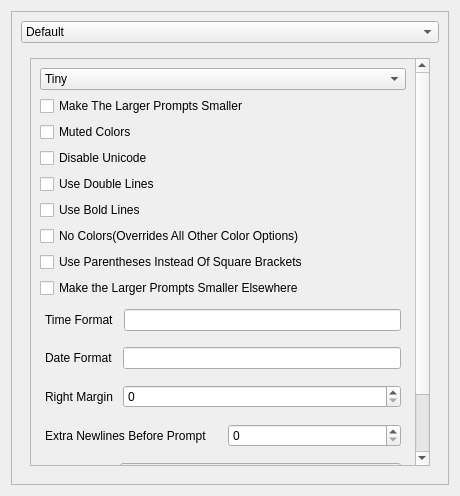
<?xml version="1.0" encoding="UTF-8"?>
<ui version="4.0">
 <class>PromptTab</class>
 <widget class="QWidget" name="PromptTab">
  <property name="geometry">
   <rect>
    <x>0</x>
    <y>0</y>
    <width>460</width>
    <height>496</height>
   </rect>
  </property>
  <property name="windowTitle">
   <string>Form</string>
  </property>
  <layout class="QVBoxLayout" name="verticalLayout">
   <item>
    <widget class="QScrollArea" name="scrollArea">
     <property name="frameShape">
      <enum>QFrame::StyledPanel</enum>
     </property>
     <property name="frameShadow">
      <enum>QFrame::Plain</enum>
     </property>
     <property name="verticalScrollBarPolicy">
      <enum>Qt::ScrollBarAsNeeded</enum>
     </property>
     <property name="widgetResizable">
      <bool>true</bool>
     </property>
     <widget class="QWidget" name="scrollAreaWidgetContents">
      <property name="geometry">
       <rect>
        <x>0</x>
        <y>0</y>
        <width>440</width>
        <height>476</height>
       </rect>
      </property>
      <layout class="QVBoxLayout" name="verticalLayout_2">
       <item>
        <widget class="QComboBox" name="comboBox_SelectPromptProvider">
         <property name="toolTip">
          <string>&lt;html&gt;&lt;head/&gt;&lt;body&gt;&lt;p&gt;Change what gives you your prompt.&lt;/p&gt;&lt;p&gt;Default - Use what prompt you had before.&lt;/p&gt;&lt;p&gt;Fancy Prompt - Uses the MX Fancy Prompt utility&lt;/p&gt;&lt;/body&gt;&lt;/html&gt;</string>
         </property>
         <item>
          <property name="text">
           <string>Default</string>
          </property>
         </item>
         <item>
          <property name="text">
           <string>Fancy Prompt</string>
          </property>
         </item>
         <item>
          <property name="text">
           <string>Custom</string>
          </property>
         </item>
        </widget>
       </item>
       <item>
        <widget class="QStackedWidget" name="stackedWidget">
         <property name="currentIndex">
          <number>0</number>
         </property>
         <widget class="QWidget" name="page_FancyPrompts">
          <layout class="QVBoxLayout" name="verticalLayout_3">
           <item>
            <widget class="QScrollArea" name="scrollArea_2">
             <property name="widgetResizable">
              <bool>true</bool>
             </property>
             <widget class="QWidget" name="scrollAreaWidgetContents_2">
              <property name="geometry">
               <rect>
                <x>0</x>
                <y>0</y>
                <width>388</width>
                <height>568</height>
               </rect>
              </property>
              <layout class="QVBoxLayout" name="verticalLayout_6">
               <item>
                <widget class="QComboBox" name="comboBox_SelectFancyPrompt">
                 <item>
                  <property name="text">
                   <string>Tiny</string>
                  </property>
                 </item>
                 <item>
                  <property name="text">
                   <string>Std</string>
                  </property>
                 </item>
                 <item>
                  <property name="text">
                   <string>Color</string>
                  </property>
                 </item>
                 <item>
                  <property name="text">
                   <string>Gentoo</string>
                  </property>
                 </item>
                 <item>
                  <property name="text">
                   <string>Dir</string>
                  </property>
                 </item>
                 <item>
                  <property name="text">
                   <string>Med</string>
                  </property>
                 </item>
                 <item>
                  <property name="text">
                   <string>Narrow</string>
                  </property>
                 </item>
                 <item>
                  <property name="text">
                   <string>Wide</string>
                  </property>
                 </item>
                 <item>
                  <property name="text">
                   <string>Fancy</string>
                  </property>
                 </item>
                 <item>
                  <property name="text">
                   <string>Zee</string>
                  </property>
                 </item>
                 <item>
                  <property name="text">
                   <string>Date</string>
                  </property>
                 </item>
                 <item>
                  <property name="text">
                   <string>Curl</string>
                  </property>
                 </item>
                </widget>
               </item>
               <item>
                <widget class="QCheckBox" name="checkBox_CompactLargePrompts">
                 <property name="text">
                  <string>Make The Larger Prompts Smaller</string>
                 </property>
                </widget>
               </item>
               <item>
                <widget class="QCheckBox" name="checkBox_MutedColors">
                 <property name="text">
                  <string>Muted Colors</string>
                 </property>
                </widget>
               </item>
               <item>
                <widget class="QCheckBox" name="checkBox_DisableUnicode">
                 <property name="text">
                  <string>Disable Unicode</string>
                 </property>
                </widget>
               </item>
               <item>
                <widget class="QCheckBox" name="checkBox_DoubleLines">
                 <property name="text">
                  <string>Use Double Lines</string>
                 </property>
                </widget>
               </item>
               <item>
                <widget class="QCheckBox" name="checkBox_BoldLines">
                 <property name="text">
                  <string>Use Bold Lines</string>
                 </property>
                </widget>
               </item>
               <item>
                <widget class="QCheckBox" name="checkBox_NoColor">
                 <property name="text">
                  <string>No Colors(Overrides All Other Color Options)</string>
                 </property>
                </widget>
               </item>
               <item>
                <widget class="QCheckBox" name="checkBox_ParensInstead">
                 <property name="text">
                  <string>Use Parentheses Instead Of Square Brackets</string>
                 </property>
                </widget>
               </item>
               <item>
                <widget class="QCheckBox" name="checkBox_CompactLargePrompts2">
                 <property name="text">
                  <string>Make the Larger Prompts Smaller Elsewhere</string>
                 </property>
                </widget>
               </item>
               <item>
                <layout class="QHBoxLayout" name="horizontalLayout_5">
                 <property name="spacing">
                  <number>10</number>
                 </property>
                 <property name="leftMargin">
                  <number>5</number>
                 </property>
                 <property name="topMargin">
                  <number>5</number>
                 </property>
                 <property name="rightMargin">
                  <number>5</number>
                 </property>
                 <property name="bottomMargin">
                  <number>5</number>
                 </property>
                 <item>
                  <widget class="QLabel" name="label_5">
                   <property name="text">
                    <string>Time Format</string>
                   </property>
                  </widget>
                 </item>
                 <item>
                  <widget class="QLineEdit" name="lineEdit_TimeFormatText"/>
                 </item>
                </layout>
               </item>
               <item>
                <layout class="QHBoxLayout" name="horizontalLayout">
                 <property name="spacing">
                  <number>10</number>
                 </property>
                 <property name="leftMargin">
                  <number>5</number>
                 </property>
                 <property name="topMargin">
                  <number>5</number>
                 </property>
                 <property name="rightMargin">
                  <number>5</number>
                 </property>
                 <property name="bottomMargin">
                  <number>5</number>
                 </property>
                 <item>
                  <widget class="QLabel" name="label">
                   <property name="text">
                    <string>Date Format</string>
                   </property>
                  </widget>
                 </item>
                 <item>
                  <widget class="QLineEdit" name="lineEdit_DateFormatText"/>
                 </item>
                </layout>
               </item>
               <item>
                <layout class="QHBoxLayout" name="horizontalLayout_2">
                 <property name="spacing">
                  <number>10</number>
                 </property>
                 <property name="leftMargin">
                  <number>5</number>
                 </property>
                 <property name="topMargin">
                  <number>5</number>
                 </property>
                 <property name="rightMargin">
                  <number>5</number>
                 </property>
                 <property name="bottomMargin">
                  <number>5</number>
                 </property>
                 <item>
                  <widget class="QLabel" name="label_2">
                   <property name="sizePolicy">
                    <sizepolicy hsizetype="Minimum" vsizetype="Preferred">
                     <horstretch>0</horstretch>
                     <verstretch>0</verstretch>
                    </sizepolicy>
                   </property>
                   <property name="text">
                    <string>Right Margin</string>
                   </property>
                  </widget>
                 </item>
                 <item>
                  <widget class="QSpinBox" name="spinBox_RightMargin">
                   <property name="sizePolicy">
                    <sizepolicy hsizetype="Expanding" vsizetype="Fixed">
                     <horstretch>0</horstretch>
                     <verstretch>0</verstretch>
                    </sizepolicy>
                   </property>
                  </widget>
                 </item>
                </layout>
               </item>
               <item>
                <layout class="QHBoxLayout" name="horizontalLayout_3">
                 <property name="spacing">
                  <number>10</number>
                 </property>
                 <property name="leftMargin">
                  <number>5</number>
                 </property>
                 <property name="topMargin">
                  <number>5</number>
                 </property>
                 <property name="rightMargin">
                  <number>5</number>
                 </property>
                 <property name="bottomMargin">
                  <number>5</number>
                 </property>
                 <item>
                  <widget class="QLabel" name="label_3">
                   <property name="text">
                    <string>Extra Newlines Before Prompt</string>
                   </property>
                  </widget>
                 </item>
                 <item>
                  <widget class="QSpinBox" name="spinBox_ExtraNewlinesBeforePrompt"/>
                 </item>
                </layout>
               </item>
               <item>
                <layout class="QHBoxLayout" name="horizontalLayout_4">
                 <property name="spacing">
                  <number>10</number>
                 </property>
                 <property name="leftMargin">
                  <number>5</number>
                 </property>
                 <property name="topMargin">
                  <number>5</number>
                 </property>
                 <property name="rightMargin">
                  <number>5</number>
                 </property>
                 <property name="bottomMargin">
                  <number>5</number>
                 </property>
                 <item>
                  <widget class="QLabel" name="label_4">
                   <property name="text">
                    <string>Prompt Text</string>
                   </property>
                  </widget>
                 </item>
                 <item>
                  <widget class="QLineEdit" name="lineEdit_PromptText"/>
                 </item>
                </layout>
               </item>
               <item>
                <layout class="QHBoxLayout" name="horizontalLayout_7">
                 <property name="spacing">
                  <number>10</number>
                 </property>
                 <property name="leftMargin">
                  <number>5</number>
                 </property>
                 <property name="topMargin">
                  <number>5</number>
                 </property>
                 <property name="rightMargin">
                  <number>5</number>
                 </property>
                 <property name="bottomMargin">
                  <number>5</number>
                 </property>
                 <item>
                  <widget class="QLabel" name="label_7">
                   <property name="text">
                    <string>Title Text</string>
                   </property>
                  </widget>
                 </item>
                 <item>
                  <widget class="QLineEdit" name="lineEdit_TitleText"/>
                 </item>
                </layout>
               </item>
              </layout>
             </widget>
            </widget>
           </item>
          </layout>
         </widget>
         <widget class="QWidget" name="page_Default">
          <layout class="QVBoxLayout" name="verticalLayout_4">
           <item>
            <widget class="QCheckBox" name="checkBox_RemoveAllNewlines">
             <property name="text">
              <string>Remove all newlines</string>
             </property>
            </widget>
           </item>
           <item>
            <spacer name="verticalSpacer">
             <property name="orientation">
              <enum>Qt::Vertical</enum>
             </property>
             <property name="sizeHint" stdset="0">
              <size>
               <width>20</width>
               <height>515</height>
              </size>
             </property>
            </spacer>
           </item>
          </layout>
         </widget>
         <widget class="QWidget" name="page">
          <layout class="QVBoxLayout" name="verticalLayout_5">
           <item>
            <widget class="QListWidget" name="listWidget_PromptCustom"/>
           </item>
           <item>
            <widget class="QPushButton" name="pushButton_PromptCustomEdit">
             <property name="text">
              <string>Edit</string>
             </property>
             <property name="icon">
              <iconset theme="edit">
               <normaloff>.</normaloff>.</iconset>
             </property>
            </widget>
           </item>
           <item>
            <layout class="QHBoxLayout" name="horizontalLayout_6">
             <property name="sizeConstraint">
              <enum>QLayout::SetMaximumSize</enum>
             </property>
             <item>
              <widget class="QPushButton" name="pushButton_PromptCustomAdd">
               <property name="sizePolicy">
                <sizepolicy hsizetype="Expanding" vsizetype="Fixed">
                 <horstretch>0</horstretch>
                 <verstretch>0</verstretch>
                </sizepolicy>
               </property>
               <property name="text">
                <string>Add</string>
               </property>
               <property name="icon">
                <iconset theme="list-add">
                 <normaloff>.</normaloff>.</iconset>
               </property>
               <property name="checkable">
                <bool>false</bool>
               </property>
               <property name="checked">
                <bool>false</bool>
               </property>
              </widget>
             </item>
             <item>
              <widget class="QPushButton" name="pushButton_PromptCustomRemove">
               <property name="sizePolicy">
                <sizepolicy hsizetype="Expanding" vsizetype="Fixed">
                 <horstretch>0</horstretch>
                 <verstretch>0</verstretch>
                </sizepolicy>
               </property>
               <property name="text">
                <string>Remove</string>
               </property>
               <property name="icon">
                <iconset theme="list-remove">
                 <normaloff>.</normaloff>.</iconset>
               </property>
              </widget>
             </item>
             <item>
              <widget class="QPushButton" name="pushButton_PromptCustomUp">
               <property name="sizePolicy">
                <sizepolicy hsizetype="Expanding" vsizetype="Fixed">
                 <horstretch>0</horstretch>
                 <verstretch>0</verstretch>
                </sizepolicy>
               </property>
               <property name="text">
                <string>Up</string>
               </property>
               <property name="icon">
                <iconset theme="arrow-up">
                 <normaloff>.</normaloff>.</iconset>
               </property>
              </widget>
             </item>
             <item>
              <widget class="QPushButton" name="pushButton_PromptCustomDown">
               <property name="sizePolicy">
                <sizepolicy hsizetype="Expanding" vsizetype="Fixed">
                 <horstretch>0</horstretch>
                 <verstretch>0</verstretch>
                </sizepolicy>
               </property>
               <property name="text">
                <string>Down</string>
               </property>
               <property name="icon">
                <iconset theme="arrow-down">
                 <normaloff>.</normaloff>.</iconset>
               </property>
              </widget>
             </item>
            </layout>
           </item>
          </layout>
         </widget>
        </widget>
       </item>
      </layout>
     </widget>
    </widget>
   </item>
  </layout>
 </widget>
 <resources/>
 <connections/>
</ui>
